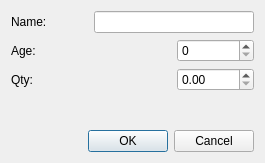
<?xml version="1.0" encoding="UTF-8"?>
<ui version="4.0">
 <class>Dialog</class>
 <widget class="QDialog" name="Dialog">
  <property name="geometry">
   <rect>
    <x>0</x>
    <y>0</y>
    <width>265</width>
    <height>163</height>
   </rect>
  </property>
  <property name="windowTitle">
   <string>Dialog</string>
  </property>
  <layout class="QGridLayout" name="gridLayout_2">
   <item row="2" column="0">
    <widget class="QDialogButtonBox" name="buttonBox">
     <property name="standardButtons">
      <set>QDialogButtonBox::Cancel|QDialogButtonBox::Ok</set>
     </property>
    </widget>
   </item>
   <item row="0" column="0">
    <layout class="QGridLayout" name="gridLayout">
     <item row="0" column="1" colspan="2">
      <widget class="QLineEdit" name="txtName"/>
     </item>
     <item row="2" column="0" colspan="2">
      <widget class="QLabel" name="label_3">
       <property name="text">
        <string>Qty:</string>
       </property>
      </widget>
     </item>
     <item row="0" column="0">
      <widget class="QLabel" name="label">
       <property name="text">
        <string>Name:</string>
       </property>
      </widget>
     </item>
     <item row="1" column="2">
      <widget class="QSpinBox" name="sbAge">
       <property name="maximum">
        <number>115</number>
       </property>
      </widget>
     </item>
     <item row="2" column="2">
      <widget class="QDoubleSpinBox" name="sbQty"/>
     </item>
     <item row="1" column="0" colspan="2">
      <widget class="QLabel" name="label_2">
       <property name="text">
        <string>Age:</string>
       </property>
      </widget>
     </item>
    </layout>
   </item>
   <item row="1" column="0">
    <spacer name="verticalSpacer">
     <property name="orientation">
      <enum>Qt::Vertical</enum>
     </property>
     <property name="sizeHint" stdset="0">
      <size>
       <width>20</width>
       <height>40</height>
      </size>
     </property>
    </spacer>
   </item>
  </layout>
 </widget>
 <resources/>
 <connections/>
</ui>
